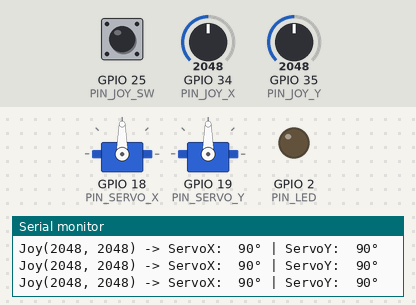
Recording of a sketch running on a simulated ESP32. On the bench: 2 × servo, output pins drawn as LEDs (lit = HIGH), the last lines printed to the serial monitor. Dashed ring = blinking. The test bench sets the inputs (shaded band); at power-on: GPIO 34 (PIN_JOY_X) = 2048, GPIO 35 (PIN_JOY_Y) = 2048, GPIO 25 (PIN_JOY_SW) HIGH (analog values on the 0–4095 scale).

Above: at 3.2 s.
3.3 s: GPIO 34 (PIN_JOY_X) set to 3603
At 4.2 s:
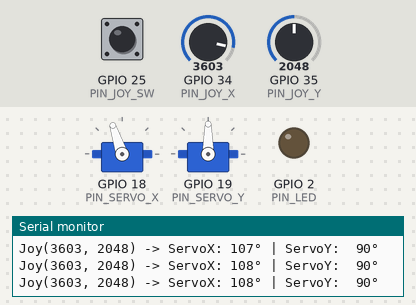
5.2 s: GPIO 35 (PIN_JOY_Y) set to 491
At 6.3 s:
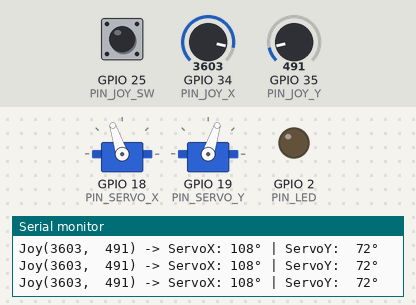
7.1 s: GPIO 34 (PIN_JOY_X) set to 460
At 7.9 s:
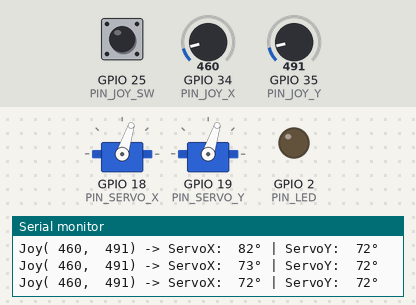
8.9 s: GPIO 25 (PIN_JOY_SW) pulled LOW for 3.2 s
At 9.16 s:
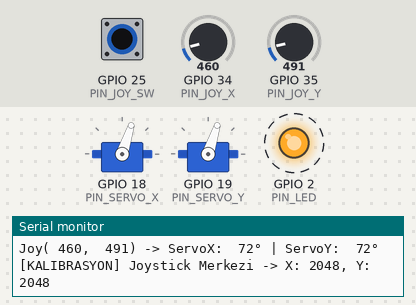
13.6 s: GPIO 35 (PIN_JOY_Y) set to 1228
At 14.3 s:
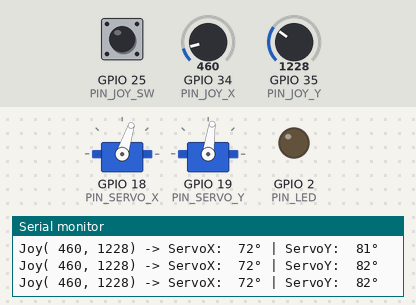
15.4 s: GPIO 35 (PIN_JOY_Y) set to 3603
At 17.0 s:
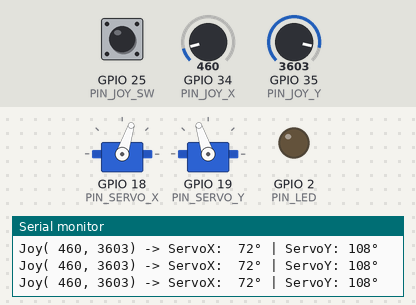
Timing chart, 0 to 18.3 s (numbered marks = the images above; inputs shaded):
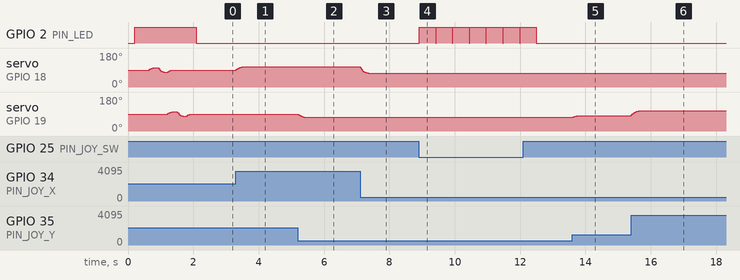

The sketch:

esp32_gimbal_maze.ino
```cpp
/*
 * ============================================================================
 *  ESP32 From Zero - Shorts Projesi: 2 Eksenli Gimbal Labirent
 * ============================================================================
 *  Donanım:
 *    - ESP32 DevKit V1 (30 veya 38 pin, ESP-WROOM-32)
 *    - 2x MG90S Metal Dişli Mikro Servo (SG90 ile birebir uyumlu)
 *    - 1x KY-023 2 Eksenli Analog Joystick Modülü
 *    - 1x 470uF Kondansatör (opsiyonel ama 5V hattında tavsiye edilir)
 *
 *  Breadboard Bağlantı Özeti:
 *    [GÜÇ OTOYOLU]
 *      ESP32 VIN (5V)  ---> Breadboard (+) Kırmızı Ray
 *      ESP32 GND       ---> Breadboard (-) Mavi Ray
 *
 *    [GİRİŞ - JOYSTICK (Nazik 3.3V!)]
 *      Joystick GND    ---> Breadboard (-) Mavi Ray
 *      Joystick +5V    ---> ESP32 3V3 pini  (ADC pinlerini korumak için 3.3V!)
 *      Joystick VRx    ---> ESP32 GPIO 34   (Yeşil kablo - Sağ/Sol)
 *      Joystick VRy    ---> ESP32 GPIO 35   (Mavi kablo  - İleri/Geri)
 *      Joystick SW     ---> ESP32 GPIO 25   (Opsiyonel   - Basınca merkezler)
 *
 *    [ÇIKIŞ - SERVOLAR (Güçlü 5V!)]
 *      Servo X (Dış Halka)   : Kırmızı -> (+) Ray | Kahverengi -> (-) Ray | Turuncu -> GPIO 18
 *      Servo Y (İç Labirent) : Kırmızı -> (+) Ray | Kahverengi -> (-) Ray | Sarı    -> GPIO 19
 *
 *  Gerekli Kütüphane:
 *    Arduino IDE -> Library Manager -> "ESP32Servo" (Kevin Harrington)
 * ============================================================================
 */

#include <Arduino.h>
#include <ESP32Servo.h>

// ------------------------- PİN TANIMLARI -------------------------
constexpr int PIN_JOY_X   = 34; // ADC1_CH6 (Sadece giriş, temiz okuma)
constexpr int PIN_JOY_Y   = 35; // ADC1_CH7 (Sadece giriş, temiz okuma)
constexpr int PIN_JOY_SW  = 25; // Opsiyonel buton (takılmazsa sorun çıkarmaz)
constexpr int PIN_SERVO_X = 18; // X Ekseni: Dış Gimbal Halkası (Sağ - Sol)
constexpr int PIN_SERVO_Y = 19; // Y Ekseni: İç Labirent Tablası (İleri - Geri)
constexpr int PIN_LED     = 2;  // ESP32 üzerindeki dahili mavi LED

// ---------------------- HAREKET AYARLARI -------------------------
constexpr int   CENTER_X    = 90;    // X servosu tam yatay açısı (gerekirse 85-95 arası ince ayar yap)
constexpr int   CENTER_Y    = 90;    // Y servosu tam yatay açısı (gerekirse 85-95 arası ince ayar yap)
constexpr int   MAX_TILT    = 24;    // Maksimum eğim (±24°: bilye akıcı yürür, dışarı fırlamaz)
constexpr int   DEADZONE    = 180;   // Joystick merkez ölü bölge (titremeyi keser)
constexpr float SMOOTHING   = 0.16f; // 0.08 = çok yumuşak, 0.25 = çok seri

// Eksenlerden biri ters yöne yatarsa aşağıyı true yapman yeterli:
constexpr bool INVERT_X     = false;
constexpr bool INVERT_Y     = false;

// Açılışta kısa bir "selamlama" hareketi (videoda USB takınca çok şık durur)
constexpr bool STARTUP_WAVE = true;

// MG90S / SG90 darbe genişliği (mikrosaniye)
constexpr int SERVO_MIN_US  = 500;
constexpr int SERVO_MAX_US  = 2400;

// ---------------------- GLOBAL NESNELER --------------------------
Servo servoX;
Servo servoY;

int joyCenterX = 2048;
int joyCenterY = 2048;

float currentAngleX = CENTER_X;
float currentAngleY = CENTER_Y;

unsigned long lastDebugMs = 0;

// Joystick merkezini açılışta otomatik ölçer (ucuz modüllerdeki kaymayı yok eder)
void calibrateJoystickCenter() {
  long sumX = 0;
  long sumY = 0;
  constexpr int SAMPLES = 24;

  for (int i = 0; i < SAMPLES; i++) {
    sumX += analogRead(PIN_JOY_X);
    sumY += analogRead(PIN_JOY_Y);
    delay(8);
  }

  joyCenterX = sumX / SAMPLES;
  joyCenterY = sumY / SAMPLES;

  // Eğer joystick bağlı değilse (floating/uç değer) varsayılan 2048'e dön
  if (joyCenterX < 500 || joyCenterX > 3600) joyCenterX = 2048;
  if (joyCenterY < 500 || joyCenterY > 3600) joyCenterY = 2048;

  Serial.printf("[KALIBRASYON] Joystick Merkezi -> X: %d, Y: %d\n", joyCenterX, joyCenterY);
}

// Çoklu örneklemeli temiz ADC okuması
int readCleanADC(int pin) {
  long total = 0;
  for (int i = 0; i < 4; i++) {
    total += analogRead(pin);
  }
  return total / 4;
}

// Ham joystick değerini güvenli hedef açıya çevirir
float joyToTargetAngle(int raw, int centerRaw, int centerAngle, bool invert) {
  int delta = raw - centerRaw;

  // Ölü bölge içindeyse tam düz dur
  if (abs(delta) < DEADZONE) {
    return (float)centerAngle;
  }

  // Ölü bölgeden sonraki yumuşak ölçekleme
  float norm = 0.0f;
  if (delta > 0) {
    int span = max(1, 4095 - (centerRaw + DEADZONE));
    norm = (float)(delta - DEADZONE) / (float)span;
  } else {
    int span = max(1, (centerRaw - DEADZONE));
    norm = (float)(delta + DEADZONE) / (float)span;
  }

  norm = constrain(norm, -1.0f, 1.0f);
  if (invert) norm = -norm;

  return centerAngle + (norm * MAX_TILT);
}

// Açılışta labirenti nazikçe sağa-sola ve öne-arkaya yatırıp düzler
void runStartupWave() {
  constexpr int WAVE = 12;
  const int steps[][2] = {
    {CENTER_X + WAVE, CENTER_Y},
    {CENTER_X - WAVE, CENTER_Y},
    {CENTER_X,        CENTER_Y + WAVE},
    {CENTER_X,        CENTER_Y - WAVE},
    {CENTER_X,        CENTER_Y}
  };

  for (auto &target : steps) {
    for (int i = 0; i < 16; i++) {
      currentAngleX += (target[0] - currentAngleX) * 0.25f;
      currentAngleY += (target[1] - currentAngleY) * 0.25f;
      servoX.write((int)roundf(currentAngleX));
      servoY.write((int)roundf(currentAngleY));
      delay(18);
    }
  }
}

void setup() {
  Serial.begin(115200);
  delay(200);
  Serial.println("\n=== ESP32 Gimbal Labirent Baslatiliyor ===");

  pinMode(PIN_LED, OUTPUT);
  pinMode(PIN_JOY_SW, INPUT_PULLUP);
  digitalWrite(PIN_LED, HIGH);

  // ESP32 ADC 12-bit (0..4095) ve 3.3V tam ölçek
  analogReadResolution(12);
  analogSetAttenuation(ADC_11db);

  // ESP32Servo için donanım PWM zamanlayıcılarını ayır
  ESP32PWM::allocateTimer(0);
  ESP32PWM::allocateTimer(1);

  servoX.setPeriodHertz(50);
  servoY.setPeriodHertz(50);
  servoX.attach(PIN_SERVO_X, SERVO_MIN_US, SERVO_MAX_US);
  servoY.attach(PIN_SERVO_Y, SERVO_MIN_US, SERVO_MAX_US);

  // Başlangıçta düz konuma geç
  servoX.write(CENTER_X);
  servoY.write(CENTER_Y);
  delay(250);

  // Joystick'i otomatik sıfırla
  calibrateJoystickCenter();

  if (STARTUP_WAVE) {
    runStartupWave();
  }

  digitalWrite(PIN_LED, LOW);
  Serial.println("[HAZIR] Joystick ile labirenti kontrol edebilirsin!");
}

void loop() {
  // Opsiyonel: Joystick tuşuna basılırsa yeniden merkez kalibrasyonu yap
  if (digitalRead(PIN_JOY_SW) == LOW) {
    digitalWrite(PIN_LED, HIGH);
    calibrateJoystickCenter();
    delay(300);
    digitalWrite(PIN_LED, LOW);
  }

  int rawX = readCleanADC(PIN_JOY_X);
  int rawY = readCleanADC(PIN_JOY_Y);

  float targetX = joyToTargetAngle(rawX, joyCenterX, CENTER_X, INVERT_X);
  float targetY = joyToTargetAngle(rawY, joyCenterY, CENTER_Y, INVERT_Y);

  // Üstel yumuşatma filtresi (kamerada ipek gibi pürüzsüz eğim verir)
  currentAngleX += (targetX - currentAngleX) * SMOOTHING;
  currentAngleY += (targetY - currentAngleY) * SMOOTHING;

  int outX = constrain((int)roundf(currentAngleX), CENTER_X - MAX_TILT, CENTER_X + MAX_TILT);
  int outY = constrain((int)roundf(currentAngleY), CENTER_Y - MAX_TILT, CENTER_Y + MAX_TILT);

  servoX.write(outX);
  servoY.write(outY);

  // Seri monitörden canlı takip (isteğe bağlı)
  if (millis() - lastDebugMs >= 250) {
    lastDebugMs = millis();
    Serial.printf("Joy(%4d, %4d) -> ServoX: %3d° | ServoY: %3d°\n", rawX, rawY, outX, outY);
  }

  delay(15); // ~66 Hz kontrol döngüsü
}
```

Measured:
- after the input at 3.3 s, servo on GPIO 18 (PIN_SERVO_X): moves from 90° to 108° over 0.42 s, starting at once
- after the input at 5.2 s, servo on GPIO 19 (PIN_SERVO_Y): moves from 90° to 72° over 0.40 s, starting at once
- after the input at 7.1 s, servo on GPIO 18 (PIN_SERVO_X): moves from 108° to 72° over 0.37 s, starting at once
- after the input at 8.9 s, GPIO 2 (PIN_LED): alternates HIGH for 0.50 s and LOW for 0.02 s, 14 changes in all, then stays LOW, starting at once
- after the input at 13.6 s, servo on GPIO 19 (PIN_SERVO_Y): 72° → 81° at once, → 82° 0.32 s later
- after the input at 15.4 s, servo on GPIO 19 (PIN_SERVO_Y): moves from 82° to 108° over 0.45 s, starting at once
